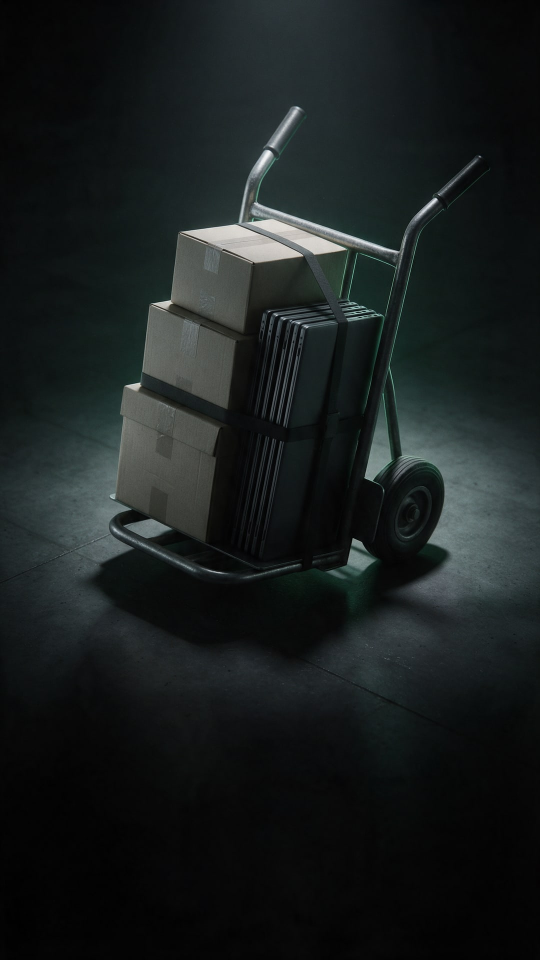
#> input picture marketing/instagram/photos/une-1.jpg, 1080 x 1920 px (shown at 1/2 size)
$ python leds.py ../../../../marketing/instagram/photos/une-1.jpg ../../../../marketing/instagram/photos/une-2.jpg ../../../../marketing/instagram/photos/une-2.jpg
#> lines starting #> are read from the running program, lines starting #| are printed output that depends on the picture; after the words box and inside, x2 and y2 are one past the last pixel; in counts of white or black regions, pixels touching at a corner belong together
"""
Extraction des voyants de la photo de l'allée.

Entrée : une image de l'allée (photo maîtresse ou première image de la vidéo).
Sorties, dans le dossier donné :
  - <nom>-dark.png   : la même image, voyants effacés (plaque sombre)
  - <nom>-leds.png   : la lumière des voyants seule (image - plaque), sur noir
  - <nom>-leds.json  : un voyant par pic : centre, rayon, contraste, boîte de
                       son empreinte dans <nom>-leds.png
  - <nom>-mask.png   : le masque d'effacement (contrôle visuel)

Principe : un voyant est un PIC, pas une région. Deux passes, chacune avec
son propre fond local (ouverture morphologique juste plus large que les
voyants qu'elle cherche) :
  - petits voyants, partout : fond pris à ~9 px, rayon plafonné à ~6 px ;
  - grosses taches floues des baies proches, seulement loin du point de
    fuite (au fond, les faces de baies texturées tromperaient un grand fond).
On garde les maxima locaux nettement plus clairs que leur fond ; le rayon est
le premier anneau dont le 30e centile retombe sous 35 % du pic (le centile,
pas la moyenne, pour que les voisins serrés ne gonflent pas la mesure). Un
pic compte s'il est vert OU très clair (coeurs presque blancs des voyants
proches).

python3 -I leds.py <image> <dossier-sortie> <nom>
"""
import json
import sys

import cv2
import numpy as np

src, outdir, name = sys.argv[1], sys.argv[2], sys.argv[3]
img = cv2.imread(src, cv2.IMREAD_COLOR)
#> img is the input picture: shape (1920, 1080, 3); mean B, G, R 30.6, 30.5, 25.5
h, w = img.shape[:2]
s = w / 2720.0  # réglages faits sur la photo de 2720 px
VPX = 1368 * s


def disc(d):
    d = max(3, int(round(d * s)) | 1)
    return cv2.getStructuringElement(cv2.MORPH_ELLIPSE, (d, d))


f = img.astype(np.float32)
b, g, r = f[..., 0], f[..., 1], f[..., 2]
lum = 0.2 * r + 0.6 * g + 0.2 * b
lum_s = cv2.GaussianBlur(lum, (0, 0), 0.9 * s)
colour_ok = ((g > r * 1.08) & (g > b * 0.95)) | (lum > 165)
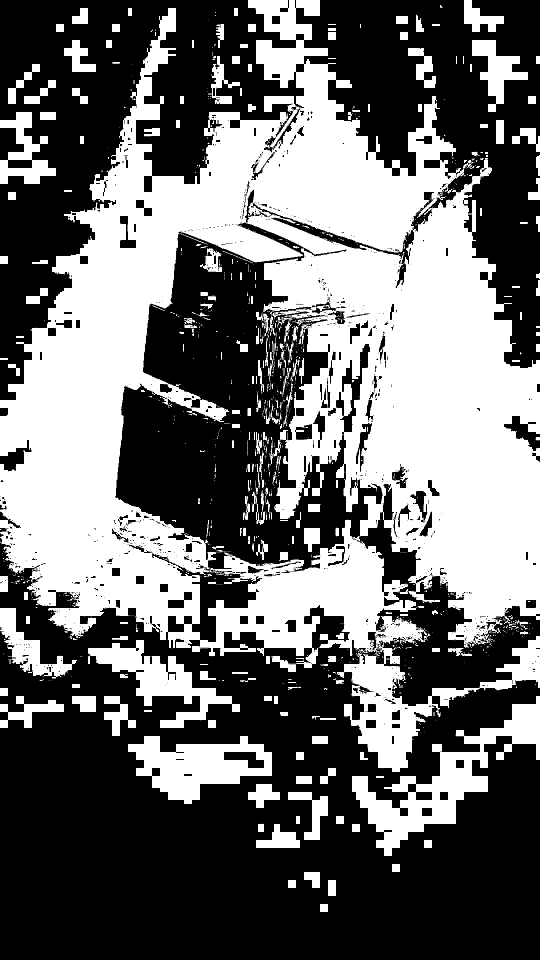
#> colour_ok: shape (1920, 1080) bool (shown at 1/2 size); 42.6% white; 1021 white regions (746 under 20 px), largest, box (x1, y1, x2, y2) and area: (0, 0, 1080, 1544) 730028, (704, 1392, 1080, 1712) 30920, (256, 1472, 544, 1608) 20864
xs_all = np.arange(w)[None, :].repeat(h, 0)


def detect(open_d, thr, rmax, region):
#> called with open_d = 55, thr = 30, rmax = 26
    bg = cv2.morphologyEx(lum_s, cv2.MORPH_OPEN, disc(open_d))
    bg = cv2.GaussianBlur(bg, (0, 0), max(1.0, open_d * s / 10))
    c = lum_s - bg
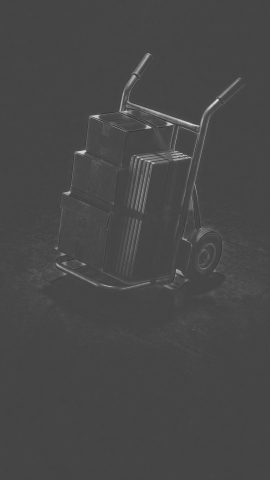
#> c: shape (1920, 1080) float32 (shown at 1/4 size); min -82.5, max 222.5, mean 3.3; drawn with min black and max white
    pk = (c >= cv2.dilate(c, disc(5))) & (c > thr) & colour_ok & region
#> pk: shape (1920, 1080) bool; 0.05% white in thin lines or dots, all inside (x1, y1, x2, y2) = (71, 311, 1022, 1337)
    ys, xs = np.nonzero(pk)
#> ys = 1024 values from 311 to 1336; xs = 1024 values, max 1021 at index 1013, min 71 at index 1004, mean 700.8
    order = np.argsort(-c[ys, xs])
#> order = 1024 values, max 1023 at index 528, min 0 at index 864, mean 511.5
    rmax = max(2, int(round(rmax * s)))
    yy, xx = np.mgrid[-rmax:rmax + 1, -rmax:rmax + 1]
    dist = np.sqrt(yy * yy + xx * xx)
    rings = [(dist >= k - 0.5) & (dist < k + 0.5) for k in range(rmax + 1)]
    cpad = cv2.copyMakeBorder(c, rmax, rmax, rmax, rmax, cv2.BORDER_REFLECT)
    out = []
    for y, x in zip(ys[order], xs[order]):
        p = float(c[y, x])
        win = cpad[y:y + 2 * rmax + 1, x:x + 2 * rmax + 1]
        rad = None
        for k in range(1, rmax + 1):
            if np.percentile(win[rings[k]], 30) < 0.35 * p:
                rad = k
                break
        if rad is None:  # pas un point : un dégradé large (brume, reflet)
            continue
        out.append((float(x), float(y), float(rad), p))
#> this loop made 1024 passes
#> (y, x, p) on passes 1 to 3: (398, 873, 206.9), (397, 871, 206.1), (605, 319, 202.7)
#> pass 1, in detect, `win = cpad[y:y + 2 * rmax + 1, x:x + 2 * rmax + 1]`:
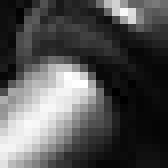
#> win: shape (21, 21) float32 (shown 8 times larger); min -6.09, max 206.9, mean 63.8; drawn with min black and max white
#> after the loop, out = 1017 items, first 6: (873, 398, 3, 206.9), (871, 397, 3, 206.1), (319, 605, 3, 202.7), (878, 389, 2, 202.5), (866, 403, 6, 201.5), (306, 607, 2, 201)
    return out


far = np.abs(xs_all - VPX) > 560 * s
cands = detect(55, 30, 26, far) + detect(9, 10, 6, np.ones((h, w), bool))
#> call 2 of detect, with open_d = 9, thr = 10, rmax = 6
#> in detect (call 2), `pk = (c >= cv2.dilate(c, disc(5))) & (c > thr) & colour_ok & region`:
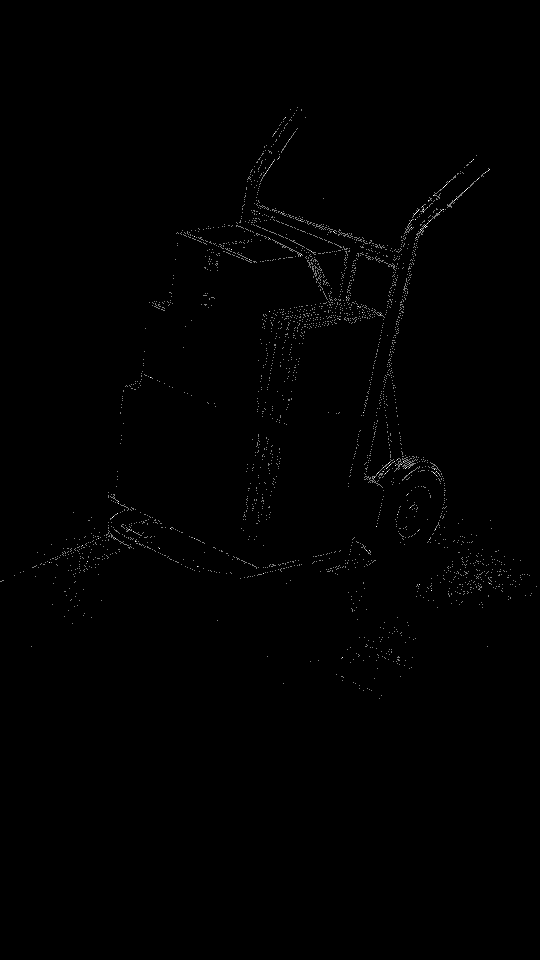
#> pk: shape (1920, 1080) bool (shown at 1/2 size); 0.22% white in thin lines or dots, all inside (x1, y1, x2, y2) = (0, 215, 1073, 1397)
#> in detect (call 2), `ys, xs = np.nonzero(pk)`: ys = 4555 values from 215 to 1396; xs = 4555 values, max 1072 at index 4336, min 0 at index 4293, mean 638
#> in detect (call 2), `order = np.argsort(-c[ys, xs])`: order = 4555 values, max 4554 at index 3776, min 0 at index 542, mean 2277
#> the loop in detect (call 2), `for y, x in zip(ys[order], xs[order]):` made 4555 passes
#> (y, x, p) on passes 1 to 3: (607, 306, 184.8), (622, 719, 177.7), (631, 730, 170.8)
#> after the loop in detect (call 2), `for y, x in zip(ys[order], xs[order]):`: out = 4310 items, first 6: (306, 607, 2, 184.8), (719, 622, 2, 177.7), (730, 631, 2, 170.8), (439, 1145, 2, 157.2), (719, 626, 2, 154.3), (423, 1142, 2, 150.6)
#> cands = 5327 items, first 6: (873, 398, 3, 206.9), (871, 397, 3, 206.1), (319, 605, 3, 202.7), (878, 389, 2, 202.5), (866, 403, 6, 201.5), (306, 607, 2, 201)

# Un seul enregistrement par voyant : les plus gros d'abord, puis tout pic qui
# tombe dans un voyant déjà retenu est écarté.
cands.sort(key=lambda t: (-t[2], -t[3]))
taken = np.zeros((h, w), np.uint8)
leds = []
for x, y, rad, p in cands:
    if taken[int(y), int(x)]:
        continue
    cv2.circle(taken, (int(x), int(y)), int(rad * 1.6 + 2), 1, -1)
    leds.append((x, y, rad, p))
#> this loop made 5327 passes
#> (x, y, rad, p) on passes 1 to 3: (807, 925, 10, 63.95), (799, 512, 10, 48.58), (793, 517, 10, 38.15)
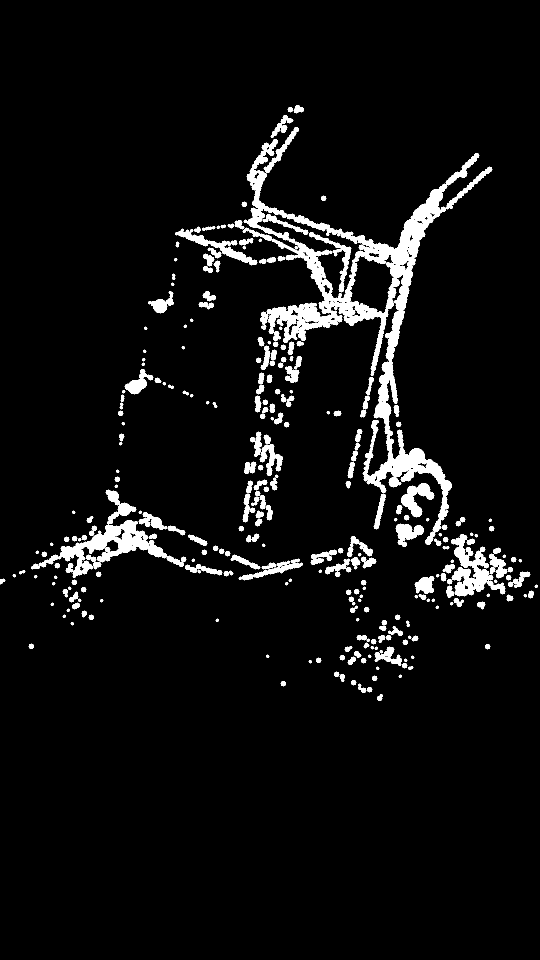
#> taken: shape (1920, 1080) (shown at 1/2 size); values 0 (black) and 1 (white), 5.5% white; 303 white regions, largest, box (x1, y1, x2, y2) and area: (485, 278, 959, 1090) 48223, (77, 979, 334, 1156) 9673, (902, 1068, 1011, 1193) 5304
#> after the loop, leds = 1852 items, first 6: (807, 925, 10, 63.95), (799, 512, 10, 48.58), (823, 454, 9, 53.19), (766, 820, 9, 46.23), (833, 912, 9, 37.39), (198, 1084, 9, 31.64)

# Masque d'effacement : un disque par voyant, halo compris.
mask = np.zeros((h, w), np.uint8)
for x, y, rad, p in leds:
    cv2.circle(mask, (int(round(x)), int(round(y))), int(round(rad * 1.9 + 2 * s + 1)), 255, -1)
#> this loop made 1852 passes
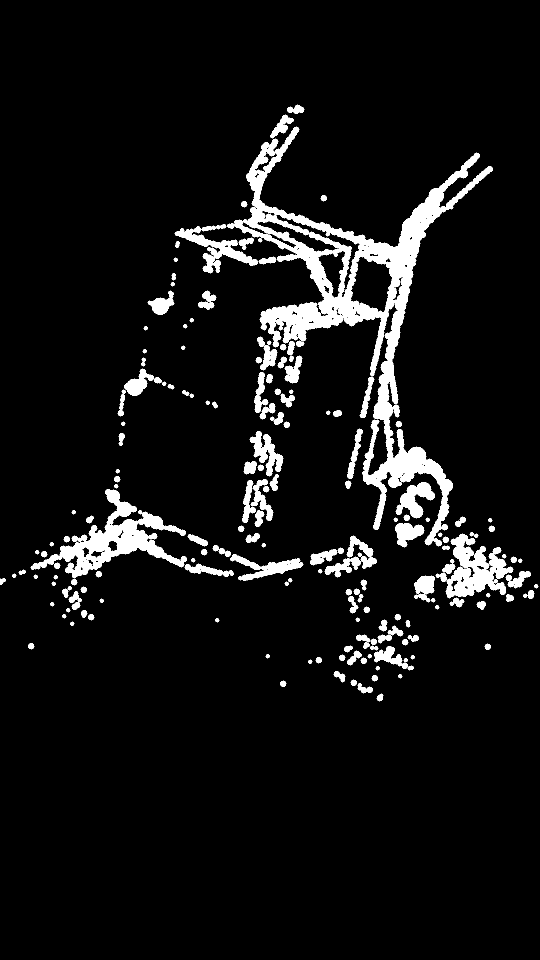
#> mask: shape (1920, 1080) (shown at 1/2 size); 6.9% white; 195 white regions, largest, box (x1, y1, x2, y2) and area: (454, 253, 986, 1093) 64273, (61, 978, 374, 1157) 14718, (891, 1067, 1027, 1197) 8425
dark = cv2.inpaint(img, mask, 4, cv2.INPAINT_TELEA)

light = np.clip(f - dark.astype(np.float32), 0, 255) * (mask[..., None] / 255.0)
cv2.imwrite(f"{outdir}/{name}-dark.png", dark)
cv2.imwrite(f"{outdir}/{name}-leds.png", light.astype(np.uint8))
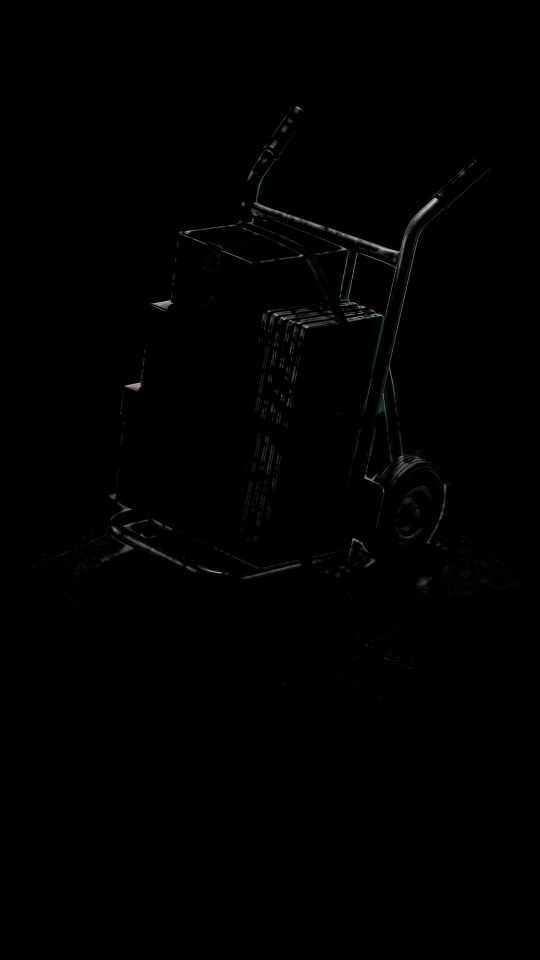
#> saved as une-2.jpg-leds.png: shape (1920, 1080, 3) (shown at 1/2 size); mean B, G, R 1, 1, 0.9
cv2.imwrite(f"{outdir}/{name}-mask.png", mask)

out = []
for x, y, rad, p in leds:
    R = int(round(rad * 1.9 + 2 * s + 1))
    bx, by = max(0, int(x) - R), max(0, int(y) - R)
    out.append({
        "x": round(x, 1), "y": round(y, 1), "r": round(rad, 1), "p": round(p, 1),
        "bx": bx, "by": by, "bw": min(w, int(x) + R + 1) - bx, "bh": min(h, int(y) + R + 1) - by,
    })
#> this loop made 1852 passes
#> (x, y, rad, p, R, bx, by) on passes 1 to 3: (807, 925, 10, 63.95, 21, 786, 904), (799, 512, 10, 48.58, 21, 778, 491), (823, 454, 9, 53.19, 19, 804, 435)
#> after the loop, out = 1852 items
json.dump({"w": w, "h": h, "leds": out}, open(f"{outdir}/{name}-leds.json", "w"))
print(f"{len(out)} voyants, image {w}x{h}, masque {int((mask > 0).sum())} px")
#| 1852 voyants, image 1080x1920, masque 142402 px
big = sorted(out, key=lambda l: -l["r"])[:6]
#> big = 6 items
print("plus gros :", [(l["x"], l["y"], l["r"]) for l in big])
#| plus gros : [(807.0, 925.0, 10.0), (799.0, 512.0, 10.0), (823.0, 454.0, 9.0), (766.0, 820.0, 9.0), (833.0, 912.0, 9.0), (198.0, 1084.0, 9.0)]

$ run again, on marketing/instagram/photos/une-3.jpg
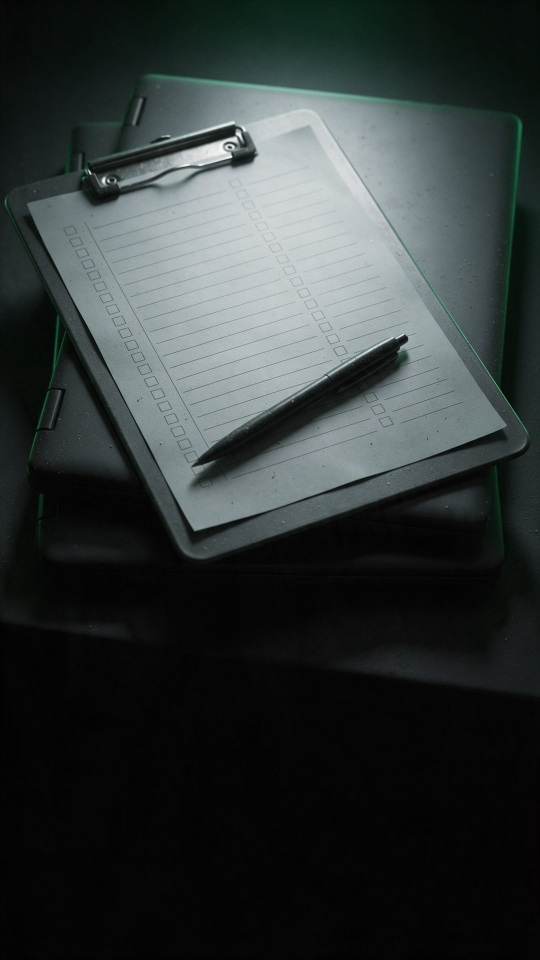
#> input picture marketing/instagram/photos/une-3.jpg, 1080 x 1920 px (shown at 1/2 size)
#> img is the input picture: shape (1920, 1080, 3); mean B, G, R 55.3, 55.6, 49.4
#> `colour_ok = ((g > r * 1.08) & (g > b * 0.95)) | (lum > 165)`:
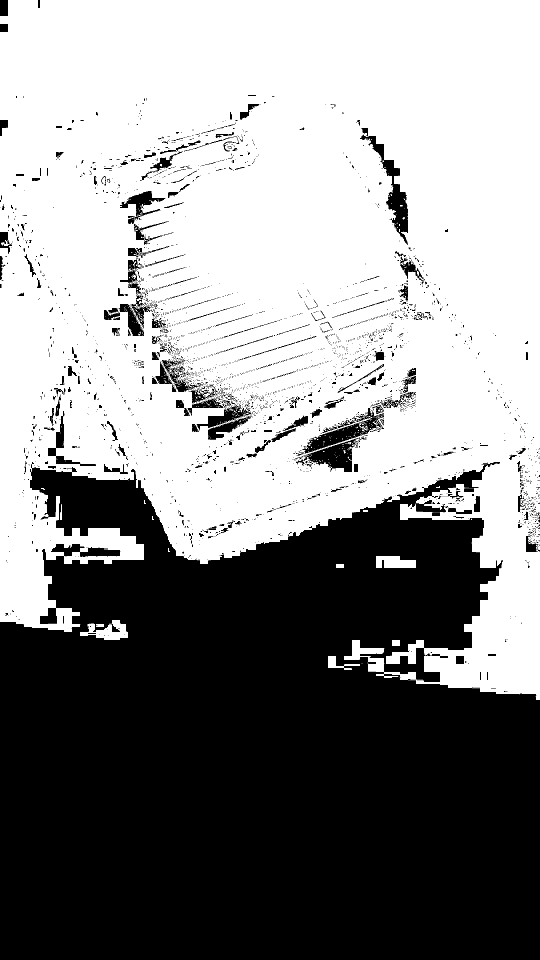
#> colour_ok: shape (1920, 1080) bool (shown at 1/2 size); 55.3% white; 3095 black regions (2803 under 20 px), largest, box (x1, y1, x2, y2) and area: (0, 924, 1080, 1920) 869395, (720, 269, 816, 490) 4423, (605, 815, 768, 907) 3882
#> pk: shape (1920, 1080) bool; 0.1% white in thin lines or dots, all inside (x1, y1, x2, y2) = (3, 199, 1079, 1136)
#> ys = 2166 values from 199 to 1135; xs = 2166 values, max 1078 at index 2146, min 3 at index 2148, mean 462.2
#> order = 2166 values, max 2165 at index 1954, min 0 at index 182, mean 1082.5
#> the loop in detect, `for y, x in zip(ys[order], xs[order]):` made 2166 passes
#> (y, x, p) on passes 1 to 3: (346, 180, 218.4), (344, 179, 213.2), (362, 207, 201.1)
#> after the loop in detect, `for y, x in zip(ys[order], xs[order]):`: out = 1882 items, first 6: (180, 346, 3, 218.4), (179, 344, 3, 213.2), (207, 362, 5, 201.1), (217, 362, 3, 185.3), (230, 362, 3, 156.9), (793, 676, 2, 136.1)
#> pk: shape (1920, 1080) bool; 0.44% white in thin lines or dots, all inside (x1, y1, x2, y2) = (0, 155, 1080, 1274)
#> cpad: shape (1924, 1084) float32
#> the loop in detect (call 2), `for y, x in zip(ys[order], xs[order]):` made 9078 passes
#> (y, x, p) on passes 1 to 3: (344, 179, 144), (346, 180, 141.8), (362, 217, 113.3)
#> cands = 10596 items, first 6: (180, 346, 3, 218.4), (179, 344, 3, 213.2), (207, 362, 5, 201.1), (217, 362, 3, 185.3), (230, 362, 3, 156.9), (793, 676, 2, 136.1)
#> the loop `for x, y, rad, p in cands:` made 10596 passes
#> (x, y, p) on passes 1 to 3: (293, 755, 72.39), (303, 764, 71.9), (288, 737, 71.82)
#> after the loop `for x, y, rad, p in cands:`: leds = 3691 items, first 6: (293, 755, 10, 72.39), (288, 737, 10, 71.82), (311, 791, 10, 71.13), (815, 694, 10, 69.46), (276, 714, 10, 67.69), (264, 691, 10, 66.79)
#> the loop `for x, y, rad, p in leds:` made 3691 passes
#> `cv2.imwrite(f"{outdir}/{name}-leds.png", light.astype(np.uint8))`:
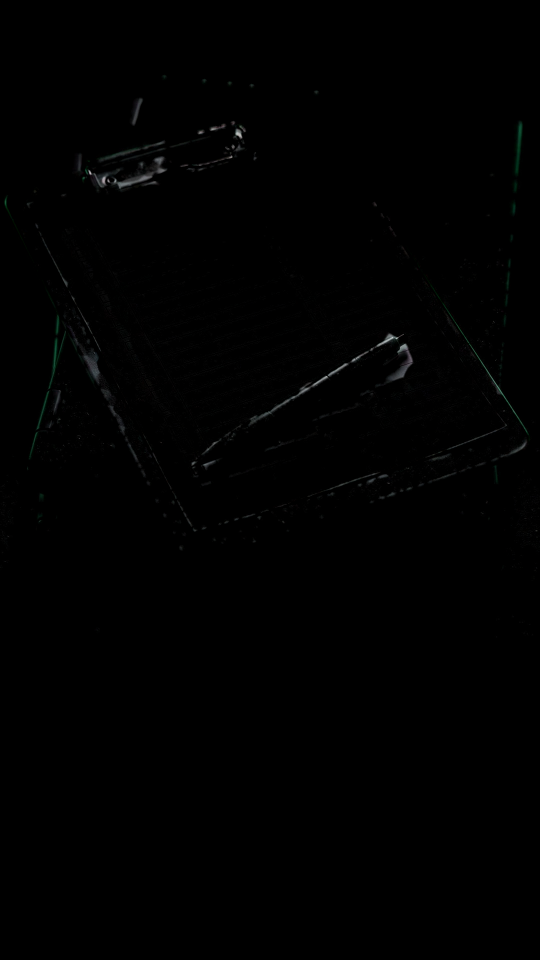
#> saved as une-3.jpg-leds.png: shape (1920, 1080, 3) (shown at 1/2 size); mean B, G, R 0.7, 0.8, 0.6
#> the loop `for x, y, rad, p in leds:` made 3691 passes
#> (x, y, rad, p, R, bx, by) on passes 1 to 3: (293, 755, 10, 72.39, 21, 272, 734), (288, 737, 10, 71.82, 21, 267, 716), (311, 791, 10, 71.13, 21, 290, 770)
#> after the loop `for x, y, rad, p in leds:`: out = 3691 items
#| 3691 voyants, image 1080x1920, masque 248087 px
#> big = 6 items
#| plus gros : [(293.0, 755.0, 10.0), (288.0, 737.0, 10.0), (311.0, 791.0, 10.0), (815.0, 694.0, 10.0), (276.0, 714.0, 10.0), (264.0, 691.0, 10.0)]
